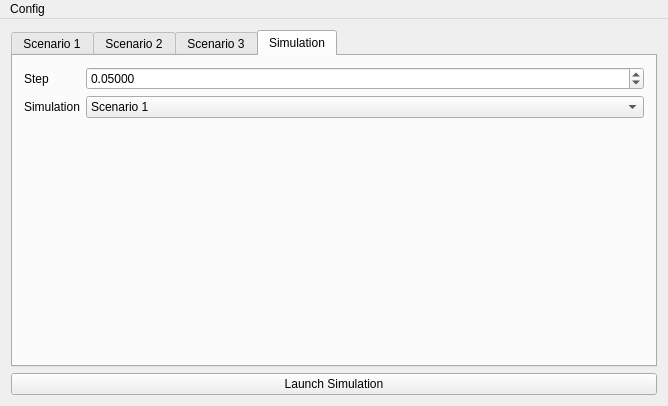
<?xml version="1.0" encoding="UTF-8"?>
<ui version="4.0">
 <class>MainWindow</class>
 <widget class="QMainWindow" name="MainWindow">
  <property name="geometry">
   <rect>
    <x>0</x>
    <y>0</y>
    <width>668</width>
    <height>406</height>
   </rect>
  </property>
  <property name="windowTitle">
   <string>MainWindow</string>
  </property>
  <widget class="QWidget" name="centralWidget">
   <layout class="QGridLayout" name="gridLayout">
    <item row="0" column="0">
     <widget class="QTabWidget" name="tabWidget">
      <property name="currentIndex">
       <number>3</number>
      </property>
      <widget class="QWidget" name="scenario1">
       <attribute name="title">
        <string>Scenario 1</string>
       </attribute>
       <layout class="QGridLayout" name="gridLayout_2">
        <item row="1" column="0">
         <widget class="QLabel" name="label_8">
          <property name="text">
           <string>Number of vehicles on the B lane</string>
          </property>
         </widget>
        </item>
        <item row="1" column="1">
         <widget class="QSpinBox" name="NlaneB"/>
        </item>
        <item row="0" column="0">
         <widget class="QLabel" name="label_2">
          <property name="text">
           <string>Number of vehicles on the A lane</string>
          </property>
         </widget>
        </item>
        <item row="0" column="1">
         <widget class="QSpinBox" name="NlaneA"/>
        </item>
        <item row="2" column="1">
         <spacer name="verticalSpacer_2">
          <property name="orientation">
           <enum>Qt::Vertical</enum>
          </property>
          <property name="sizeHint" stdset="0">
           <size>
            <width>20</width>
            <height>40</height>
           </size>
          </property>
         </spacer>
        </item>
        <item row="0" column="2">
         <spacer name="horizontalSpacer">
          <property name="orientation">
           <enum>Qt::Horizontal</enum>
          </property>
          <property name="sizeHint" stdset="0">
           <size>
            <width>40</width>
            <height>20</height>
           </size>
          </property>
         </spacer>
        </item>
       </layout>
      </widget>
      <widget class="QWidget" name="scenario2">
       <attribute name="title">
        <string>Scenario 2</string>
       </attribute>
       <layout class="QGridLayout" name="gridLayout_3">
        <item row="1" column="1">
         <widget class="QDoubleSpinBox" name="distance1"/>
        </item>
        <item row="1" column="0">
         <widget class="QLabel" name="label">
          <property name="text">
           <string>Vehicle 1</string>
          </property>
         </widget>
        </item>
        <item row="1" column="2">
         <widget class="QComboBox" name="intention1">
          <item>
           <property name="text">
            <string>left</string>
           </property>
          </item>
          <item>
           <property name="text">
            <string>right</string>
           </property>
          </item>
         </widget>
        </item>
        <item row="3" column="1">
         <widget class="QDoubleSpinBox" name="distance3"/>
        </item>
        <item row="2" column="2">
         <widget class="QComboBox" name="intention2">
          <item>
           <property name="text">
            <string>straight</string>
           </property>
          </item>
          <item>
           <property name="text">
            <string>right</string>
           </property>
          </item>
         </widget>
        </item>
        <item row="2" column="0">
         <widget class="QLabel" name="label_3">
          <property name="text">
           <string>Vehicle 2</string>
          </property>
         </widget>
        </item>
        <item row="2" column="1">
         <widget class="QDoubleSpinBox" name="distance2"/>
        </item>
        <item row="3" column="0">
         <widget class="QLabel" name="label_4">
          <property name="text">
           <string>Vehicle 3</string>
          </property>
         </widget>
        </item>
        <item row="3" column="2">
         <widget class="QComboBox" name="intention3">
          <item>
           <property name="text">
            <string>straight</string>
           </property>
          </item>
          <item>
           <property name="text">
            <string>right</string>
           </property>
          </item>
         </widget>
        </item>
        <item row="0" column="0">
         <widget class="QLabel" name="label_5">
          <property name="text">
           <string>&lt;html&gt;&lt;head/&gt;&lt;body&gt;&lt;p&gt;&lt;span style=&quot; font-weight:600;&quot;&gt;Vehicle&lt;/span&gt;&lt;/p&gt;&lt;/body&gt;&lt;/html&gt;</string>
          </property>
         </widget>
        </item>
        <item row="0" column="1">
         <widget class="QLabel" name="label_6">
          <property name="text">
           <string>&lt;html&gt;&lt;head/&gt;&lt;body&gt;&lt;p&gt;&lt;span style=&quot; font-weight:600;&quot;&gt;Distance from the center&lt;/span&gt;&lt;/p&gt;&lt;/body&gt;&lt;/html&gt;</string>
          </property>
         </widget>
        </item>
        <item row="0" column="2">
         <widget class="QLabel" name="label_7">
          <property name="text">
           <string>&lt;html&gt;&lt;head/&gt;&lt;body&gt;&lt;p&gt;&lt;span style=&quot; font-weight:600;&quot;&gt;Intentions&lt;/span&gt;&lt;/p&gt;&lt;/body&gt;&lt;/html&gt;</string>
          </property>
         </widget>
        </item>
        <item row="4" column="1">
         <spacer name="verticalSpacer">
          <property name="orientation">
           <enum>Qt::Vertical</enum>
          </property>
          <property name="sizeHint" stdset="0">
           <size>
            <width>20</width>
            <height>40</height>
           </size>
          </property>
         </spacer>
        </item>
        <item row="3" column="3">
         <spacer name="horizontalSpacer_2">
          <property name="orientation">
           <enum>Qt::Horizontal</enum>
          </property>
          <property name="sizeHint" stdset="0">
           <size>
            <width>40</width>
            <height>20</height>
           </size>
          </property>
         </spacer>
        </item>
       </layout>
      </widget>
      <widget class="QWidget" name="scenario3">
       <attribute name="title">
        <string>Scenario 3</string>
       </attribute>
      </widget>
      <widget class="QWidget" name="simulation">
       <property name="sizePolicy">
        <sizepolicy hsizetype="Preferred" vsizetype="Preferred">
         <horstretch>0</horstretch>
         <verstretch>0</verstretch>
        </sizepolicy>
       </property>
       <attribute name="title">
        <string>Simulation</string>
       </attribute>
       <layout class="QFormLayout" name="formLayout">
        <item row="0" column="0">
         <widget class="QLabel" name="label_9">
          <property name="text">
           <string>Step</string>
          </property>
         </widget>
        </item>
        <item row="0" column="1">
         <widget class="QDoubleSpinBox" name="step">
          <property name="decimals">
           <number>5</number>
          </property>
          <property name="singleStep">
           <double>0.010000000000000</double>
          </property>
          <property name="value">
           <double>0.050000000000000</double>
          </property>
         </widget>
        </item>
        <item row="1" column="0">
         <widget class="QLabel" name="label_10">
          <property name="text">
           <string>Simulation</string>
          </property>
         </widget>
        </item>
        <item row="1" column="1">
         <widget class="QComboBox" name="scenario">
          <item>
           <property name="text">
            <string>Scenario 1</string>
           </property>
          </item>
          <item>
           <property name="text">
            <string>Scenario 2</string>
           </property>
          </item>
          <item>
           <property name="text">
            <string>Scenario 3</string>
           </property>
          </item>
         </widget>
        </item>
       </layout>
      </widget>
     </widget>
    </item>
    <item row="1" column="0">
     <widget class="QPushButton" name="pushButton">
      <property name="text">
       <string>Launch Simulation</string>
      </property>
     </widget>
    </item>
   </layout>
  </widget>
  <widget class="QMenuBar" name="menuBar">
   <property name="geometry">
    <rect>
     <x>0</x>
     <y>0</y>
     <width>668</width>
     <height>25</height>
    </rect>
   </property>
   <widget class="QMenu" name="menuSave_congfig">
    <property name="title">
     <string>Config</string>
    </property>
    <addaction name="actionSave"/>
    <addaction name="actionLoad"/>
   </widget>
   <addaction name="menuSave_congfig"/>
  </widget>
  <action name="actionSave">
   <property name="text">
    <string>Save</string>
   </property>
  </action>
  <action name="actionLoad">
   <property name="text">
    <string>Load</string>
   </property>
  </action>
 </widget>
 <layoutdefault spacing="6" margin="11"/>
 <resources/>
 <connections/>
</ui>
